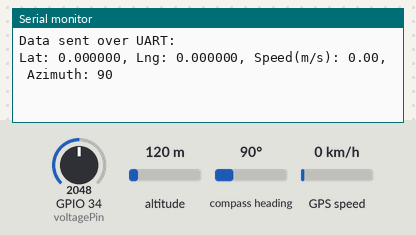
A sketch run on a simulated ESP32. Shown: the last lines printed to the serial monitor. Inputs (shaded band) come from the test bench; at power-on: compass heading 90°, GPS speed 0 km/h, GPIO 34 (voltagePin) = 2048, altitude 120 m. The GPS gets a fix after 3 s at 37.7749, -122.4194 with 8 satellites.

Above: at 1.8 s.
1.9 s: compass heading set to 7°
At 3.3 s:
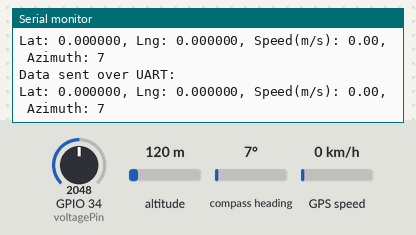
3.4 s: GPS speed set to 2 km/h
At 4.7 s:
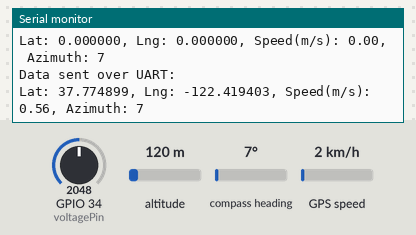
4.9 s: compass heading set to 90°
At 6.8 s:
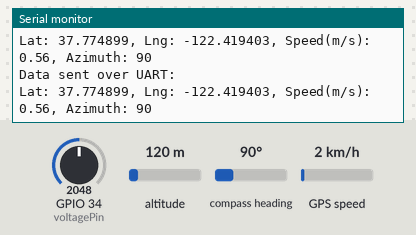

The sketch:

espdata.ino
```cpp
#include "TinyGPS++.h"
#include "QMC5883LCompass.h"
#include "MPU6050.h"
#include "Wire.h"

// GPS and Compass initialization
TinyGPSPlus gps;
QMC5883LCompass compass;
// MPU6050 mpu;

// Pin for voltage sensor
const int voltagePin = 34;  // ESP32 analog pin (use any ADC-capable pin)
const float referenceVoltage = 3.3;  // Reference voltage for the sensor (ESP32 uses 3.3V)
const float voltageDividerRatio = 5.0;  // Voltage divider ratio (e.g., 5:1)

// Structure to hold sensor data
struct SensorData {
  float latitude;
  float longitude;
  float speed_ms;
  int azimuth;
  float voltage;
//  float accel_x;
//  float accel_y;
} sensorData;

unsigned long previousMillis = 0;  // For storing the previous time
const long interval = 1000;        // Interval for sending data in milliseconds (1 second)

// Function to send data over UART (using Serial2 with remapped pins)
void sendDataOverUART() {
  // Prepare the data string
  String data = "Lat: " + String(sensorData.latitude, 6) +
                ", Lng: " + String(sensorData.longitude, 6) +
                ", Speed(m/s): " + String(sensorData.speed_ms, 2) +
                ", Azimuth: " + String(sensorData.azimuth);
                // ", Voltage: " + String(sensorData.voltage, 2);
                //", Accel X: " + String(sensorData.accel_x, 2) +
                //", Accel Y: " + String(sensorData.accel_y, 2);

  // Send data via Serial2 (using remapped TX and RX pins)
  Serial2.println(data);
  Serial2.flush();
  Serial.println("Data sent over UART: ");
  Serial.println(data);
}

// Function to read voltage from analog pin
float readVoltage() {
  int sensorValue = analogRead(voltagePin);  // Read analog value
  float voltage = (sensorValue * referenceVoltage) / 4095.0;  // Convert to voltage for ESP32 (12-bit ADC)
  voltage *= voltageDividerRatio;  // Apply voltage divider ratio
  return voltage;
}

void setup() {
  Serial.begin(115200);     // Serial monitor (connected to USB)

  // UART2 for external communication (e.g., sending data)
  Serial2.begin(9600, SERIAL_8N1, 5, 4);  // Use GPIO17 as TX, GPIO16 as RX for Serial2

  // UART1 for GPS module
  Serial1.begin(38400, SERIAL_8N1, 18, 19);  // Use GPIO18 as RX and GPIO19 as TX for GPS

  // I2C for compass and MPU6050 (ESP32 I2C defaults to GPIO21 SDA and GPIO22 SCL)
  Wire.begin(21, 22);  // Initialize I2C (SDA, SCL)

  // Initialize compass and MPU6050
  compass.init();
  compass.setSmoothing(10, true);

  /*mpu.initialize();
  if (!mpu.testConnection()) {
    Serial.println("MPU6050 connection failed");
  } else {
    Serial.println("MPU6050 connected");
  }*/
}

void loop() {
  // Check if it's time to send data (interval timing control)
  unsigned long currentMillis = millis();
  if (currentMillis - previousMillis >= interval) {
    // Save the last time data was sent
    previousMillis = currentMillis;

    // Read data from GPS module
    while (Serial1.available() > 0) {
      gps.encode(Serial1.read());
    }

    // Update GPS data
    if (gps.location.isUpdated()) {
      sensorData.latitude = gps.location.lat();
      sensorData.longitude = gps.location.lng();
      sensorData.speed_ms = gps.speed.mps();
    }

    // Read compass data
    compass.read();
    sensorData.azimuth = compass.getAzimuth();

    // Read voltage data
    sensorData.voltage = readVoltage();

    // Read accelerometer data (MPU6050)
    int16_t ax, ay, az;
//    mpu.getAcceleration(&ax, &ay, &az);
//    sensorData.accel_x = ax / 16384.0;  // Convert to g (assuming default sensitivity of ±2g)
//    sensorData.accel_y = ay / 16384.0;

    // Send data over UART
    sendDataOverUART();
  }
}
```

Measured:
- after the input at 1.9 s, the serial monitor: prints a new line after 0.11 s (image 1)
- after the input at 3.4 s, the serial monitor: prints a new line after 0.62 s (image 2)
- after the input at 4.9 s, the serial monitor: prints a new line after 0.12 s (image 3)
